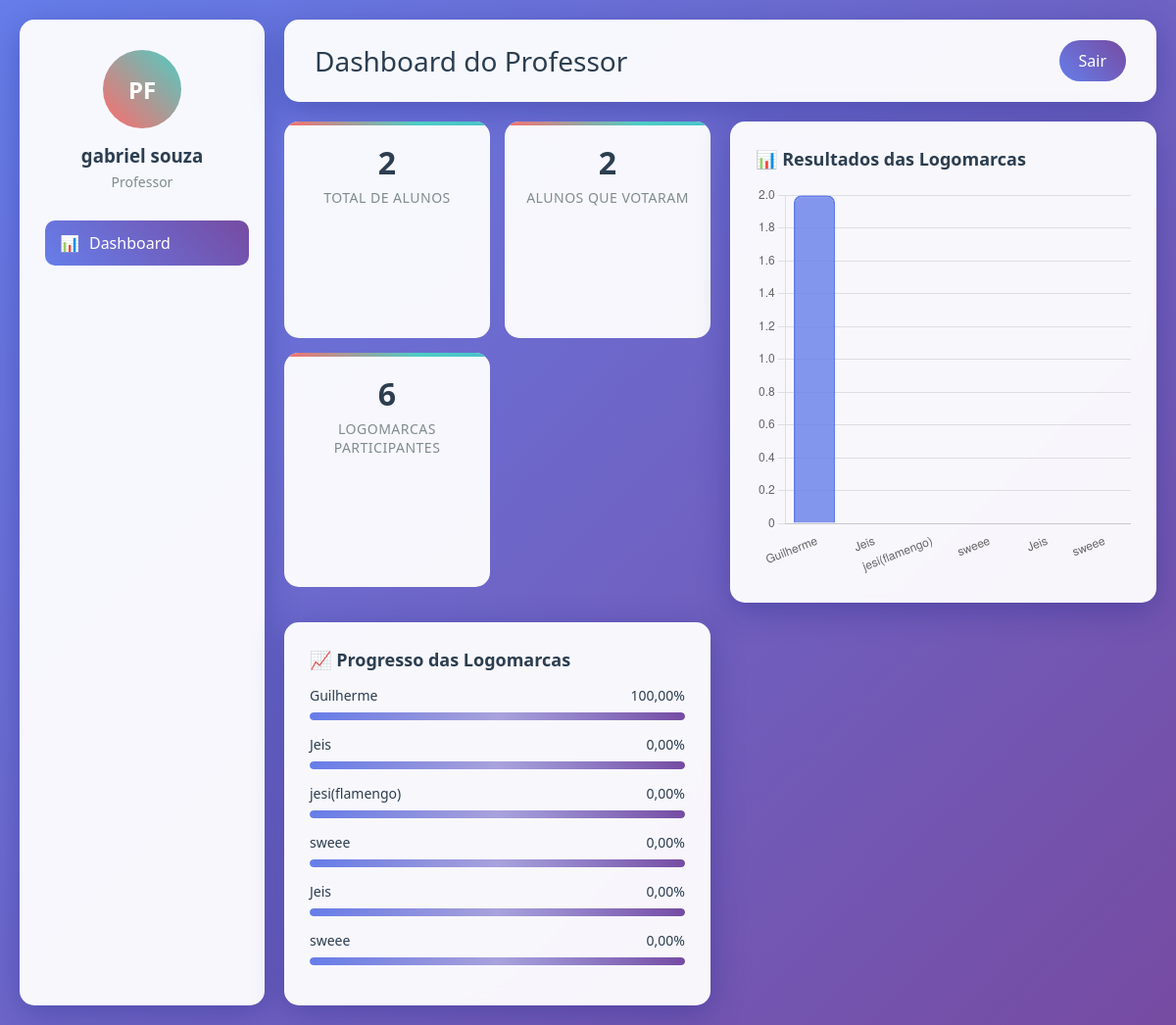
Screenshot of /dashboard/ (signed in) with the database file from the repository.
### app/models.py (models this page shows, shortened)
class Aluno(AbstractUser):
    cpf = models.CharField(max_length=11, unique=True, help_text="CPF sem pontos ou traços (11 dígitos)")
    voto_realizado = models.BooleanField(default=False)
    is_professor = models.BooleanField(default=False)  # Campo para identificar professores
    USERNAME_FIELD = 'cpf'
    REQUIRED_FIELDS = ['first_name', 'last_name']
    objects = AlunoManager()  # Adicione esta linha

class Logomarca(models.Model):
    nome = models.CharField(max_length=100)
    imagem = models.ImageField(upload_to='logomarcas/')
    descricao = models.TextField(blank=True, null=True)
    votos = models.IntegerField(default=0)

### app/views.py (the view)
# urls.py: path('dashboard/', dashboard, name='dashboard'),
@login_required
def dashboard(request):
    if not request.user.is_professor:
        return redirect('home')
    total_alunos = Aluno.objects.filter(is_professor=False).count()
    alunos_votaram = Aluno.objects.filter(is_professor=False, voto_realizado=True).count()
    logomarcas_qs = Logomarca.objects.all()
    total_votos = logomarcas_qs.aggregate(total=Sum('votos'))['total'] or 0
    logomarcas = []
    for logo in logomarcas_qs:
        percentual = (logo.votos / total_votos * 100) if total_votos > 0 else 0
        logomarcas.append({
            'nome': logo.nome,
            'votos': logo.votos,
            'percentual_votos': percentual,
        })
    context = {
        'total_alunos': total_alunos,
        'alunos_votaram': alunos_votaram,
        'logomarcas': logomarcas,
    }
    return render(request, 'dashboard.html', context)

### setup/templates/dashboard.html (shortened to what this page needs)
<!DOCTYPE html>
<html lang="pt-BR">
<head>
</head>
<body>
    <div class="container">
        <nav class="sidebar">
            <div class="profile">
                <div class="profile-img">PF</div>
                <h3>{{ user.first_name }} {{ user.last_name }}</h3>
                <p>Professor</p>
            </div>
            <ul class="nav-menu">
                <li><a href="#dashboard" class="active">Dashboard</a></li>
            </ul>
        </nav>
        <header class="header">
            <h1>Dashboard do Professor</h1>
            <div class="header-actions">
                <a href="{% url 'logout' %}" class="btn btn-primary">Sair</a>
            </div>
        </header>
        <main class="main-content">
            <div class="stats-grid">
                <div class="stat-card">
                    <div class="stat-number" id="totalAlunos">{{ total_alunos }}</div>
                    <div class="stat-label">Total de Alunos</div>
                </div>
                <div class="stat-card">
                    <div class="stat-number" id="alunosVotaram">{{ alunos_votaram }}</div>
                    <div class="stat-label">Alunos que Votaram</div>
                </div>
                <div class="stat-card">
                    <div class="stat-number" id="totalVotos">{{ logomarcas|length }}</div>
                    <div class="stat-label">Logomarcas Participantes</div>
                </div>
            </div>
            <div class="card chart-large">
                <h3>📊 Resultados das Logomarcas</h3>
                <div class="chart-container">
                    <canvas id="logosChart"></canvas>
                </div>
            </div>
            <div class="card">
                <h3>📈 Progresso das Logomarcas</h3>
                {% for logo in logomarcas %}
                <div class="progress-item">
                    <div class="progress-label">
                        <span>{{ logo.nome }}</span>
                        <span>{{ logo.percentual_votos|floatformat:"2" }}%</span>
                    </div>
                    <div class="progress-bar">
                        <div class="progress-fill" style="width: {{ logo.percentual_votos|floatformat:"2" }}%; background: linear-gradient(45deg, #667eea, #764ba2);"></div>
                    </div>
                </div>
                {% endfor %}
            </div>
        </main>
    </div>
    <script>
        // Gráfico de resultados das logomarcas
        const logosCtx = document.getElementById('logosChart').getContext('2d');
        const logoLabels = [
            {% for logo in logomarcas %}
                "{{ logo.nome }}"{% if not forloop.last %},{% endif %}
            {% endfor %}
        ];
        const logoVotes = [
            {% for logo in logomarcas %}
                {{ logo.votos }}{% if not forloop.last %},{% endif %}
            {% endfor %}
        ];
        new Chart(logosCtx, {
            type: 'bar',
            data: {
                labels: logoLabels,
                datasets: [{
                    label: 'Votos',
                    data: logoVotes,
                    backgroundColor: 'rgba(102, 126, 234, 0.8)',
                    borderColor: 'rgba(102, 126, 234, 1)',
                    borderWidth: 2,
                    borderRadius: 8
                }]
            },
            options: {
                responsive: true,
                maintainAspectRatio: false,
                plugins: { legend: { display: false } },
                scales: {
                    y: { beginAtZero: true, grid: { color: 'rgba(0,0,0,0.1)' } },
                    x: { grid: { display: false } }
                }
            }
        });
        // Animação para contadores
        function animateNumbers() {
            document.querySelectorAll('.stat-number').forEach(number => {
                const target = number.textContent;
                const numericTarget = parseFloat(target.replace('%', ''));
                let current = 0;
                const increment = numericTarget / 50;
                const isPercentage = target.includes('%');
                const timer = setInterval(() => {
                    current += increment;
                    if (current >= numericTarget) {
                        current = numericTarget;
                        clearInterval(timer);
                    }
                    number.textContent = isPercentage ? Math.round(current) + '%' : Math.round(current);
                }, 30);
            });
        }
        window.addEventListener('load', () => setTimeout(animateNumbers, 500));
    </script>
</body>
</html>
</body>
</html>

### setup/templates/dashboard.html (style rules this page uses)
* { margin: 0; padding: 0; box-sizing: border-box; }
body { font-family: 'Segoe UI', Tahoma, Geneva, Verdana, sans-serif; background: linear-gradient(135deg, #667eea 0%, #764ba2 100%); min-height: 100vh; color: #333; }
.container { max-width: 1400px; margin: 0 auto; padding: 20px; display: grid; grid-template-columns: 250px 1fr; grid-template-rows: auto 1fr; grid-template-areas: "sidebar header" "sidebar main"; gap: 20px; min-height: 100vh; }
.sidebar { grid-area: sidebar; background: rgba(255, 255, 255, 0.95); backdrop-filter: blur(10px); border-radius: 15px; padding: 30px 20px; box-shadow: 0 8px 32px rgba(31, 38, 135, 0.37); border: 1px solid rgba(255, 255, 255, 0.18); }
.profile { text-align: center; margin-bottom: 30px; }
.profile-img { width: 80px; height: 80px; border-radius: 50%; background: linear-gradient(45deg, #ff6b6b, #4ecdc4); display: flex; align-items: center; justify-content: center; margin: 0 auto 15px; font-size: 24px; color: #fff; font-weight: bold; }
.profile h3 { color: #2c3e50; margin-bottom: 5px; }
.profile p { color: #7f8c8d; font-size: 14px; }
.nav-menu { list-style: none; padding: 0; }
.nav-menu li { margin-bottom: 10px; }
.nav-menu a { display: flex; align-items: center; padding: 12px 15px; text-decoration: none; color: #555; border-radius: 10px; transition: all 0.3s ease; }
.nav-menu a:hover, .nav-menu a.active { background: linear-gradient(45deg, #667eea, #764ba2); color: #fff; transform: translateX(5px); }
.nav-menu a::before { content: "📊"; margin-right: 10px; }
.header { grid-area: header; background: rgba(255, 255, 255, 0.95); backdrop-filter: blur(10px); border-radius: 15px; padding: 20px 30px; box-shadow: 0 8px 32px rgba(31, 38, 135, 0.37); border: 1px solid rgba(255, 255, 255, 0.18); display: flex; justify-content: space-between; align-items: center; }
.header h1 { color: #2c3e50; font-size: 28px; font-weight: 300; }
.header-actions { display: flex; gap: 15px; }
.btn { padding: 10px 20px; border: none; border-radius: 25px; cursor: pointer; font-weight: 500; transition: all 0.3s ease; text-decoration: none; display: inline-block; }
.btn-primary { background: linear-gradient(45deg, #667eea, #764ba2); color: #fff; }
.main-content { grid-area: main; display: grid; grid-template-columns: repeat(auto-fit, minmax(300px, 1fr)); gap: 20px; }
.card { background: rgba(255, 255, 255, 0.95); backdrop-filter: blur(10px); border-radius: 15px; padding: 25px; box-shadow: 0 8px 32px rgba(31, 38, 135, 0.37); border: 1px solid rgba(255, 255, 255, 0.18); transition: transform 0.3s ease; animation: fadeInUp 0.6s ease; }
.card h3 { color: #2c3e50; margin-bottom: 15px; font-size: 18px; font-weight: 600; }
.stats-grid { display: grid; grid-template-columns: repeat(auto-fit, minmax(200px, 1fr)); gap: 15px; margin-bottom: 1rem; }
.stat-card { background: rgba(255, 255, 255, 0.95); border-radius: 15px; padding: 20px; text-align: center; position: relative; overflow: hidden; }
.stat-card::before { content: ''; position: absolute; top: 0; left: 0; right: 0; height: 4px; background: linear-gradient(45deg, #ff6b6b, #4ecdc4, #45b7d1, #96ceb4); background-size: 200% 200%; animation: gradientShift 3s ease infinite; }
.stat-number { font-size: 32px; font-weight: bold; color: #2c3e50; margin-bottom: 5px; }
.stat-label { color: #7f8c8d; font-size: 14px; text-transform: uppercase; letter-spacing: 0.5px; }
.chart-container { position: relative; height: 400px; margin-top: 15px; }
.progress-item { margin-bottom: 15px; }
.progress-label { display: flex; justify-content: space-between; margin-bottom: 8px; font-size: 14px; color: #2c3e50; }
.progress-bar { height: 8px; background: #ecf0f1; border-radius: 4px; overflow: hidden; position: relative; }
.progress-fill { height: 100%; border-radius: 4px; position: relative; transition: width 1s ease; }
.progress-fill::after { content: ''; position: absolute; top: 0; left: 0; bottom: 0; right: 0; background: linear-gradient(90deg, transparent, rgba(255,255,255,0.4), transparent); animation: progressShine 2s infinite; }

### rows the page displays
Aluno: first_name "gabriel", last_name "souza"
Logomarca: nome "Guilherme"
Logomarca: nome "Jeis"
Logomarca: nome "jesi(flamengo)"
Logomarca: nome "sweee"
Logomarca: nome "Jeis"
Logomarca: nome "sweee"

### other values shown
{{ total_alunos }} "2"
{{ alunos_votaram }} "2"
{{ logomarcas|length }} "6"
{{ logo.percentual_votos|floatformat:"2" }} "100,00" "0,00" "0,00" "0,00" "0,00" "0,00"
chart data {{ logo.nome }} Guilherme, Jeis, jesi(flamengo), sweee, Jeis, sweee
chart data {{ logo.votos }} 2, 0, 0, 0, 0, 0
